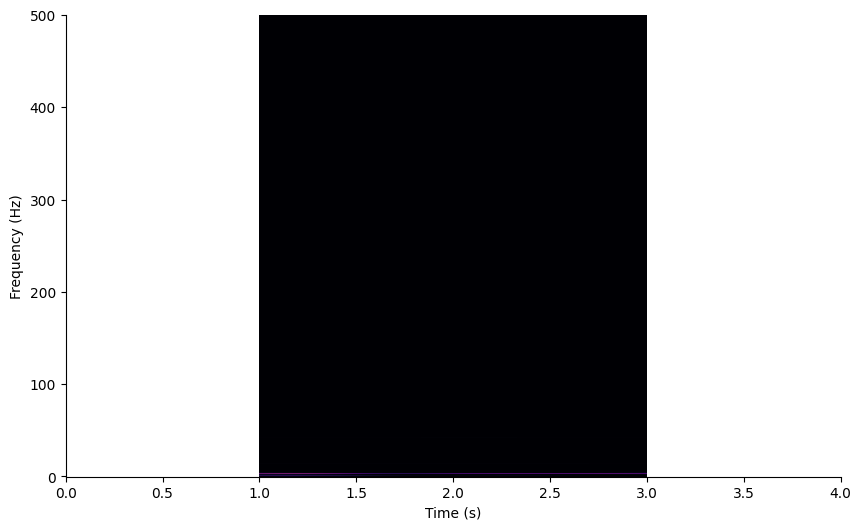

Source code (Python):
'''

Title: field_view.py
Function: View a stream code data file. 

Author: Jean Rintoul
Date: 18.03.2022

'''
import numpy as np
import matplotlib.pyplot as plt
from scipy.fft import fft,fftshift
from scipy.signal import find_peaks
from scipy.stats import pearsonr
from scipy import signal
import pandas as pd
from scipy.signal import iirfilter,sosfiltfilt
from scipy.stats import pearsonr
from scipy.signal import kaiserord
from scipy.signal import spectrogram
from scipy.signal import decimate
from scipy.signal import resample
import scipy.signal
# t4/f7,10,11 is pretty good. 
# try file 11 for demodulation. 
file_number    = 2
gain           = 100

savepath       = 'D:\\ae_mouse\\e119_frequency_switching_prooftest\\t1\\'
Fs              = 5e6
duration        = 4.0   
timestep        = 1.0/Fs
N               = int(Fs*duration)
marker_channel  = 7 
i_channel       = 5
v_channel       = 6   
m_channel       = 0     
rf_channel      = 4

def find_nearest(array, value):
    idx = min(range(len(array)), key=lambda i: abs(array[i]-value))
    return idx

filename    = savepath + 't'+str(file_number)+'_stream.npy'
data = np.load(filename)
a,b = data.shape
t = np.linspace(0, duration, N, endpoint=False)
# convert it to microvolts by taking the gain into account. 
fsignal = 1e6*data[m_channel]/gain
rfsignal = 10*data[rf_channel] 
fsignal = fsignal - np.mean(fsignal)

start_pause     = int(0.0 * N)
end_pause       = int( N)
fft_data        = fft(fsignal[start_pause:end_pause])
fft_data        = np.abs(2.0/(end_pause-start_pause) * (fft_data))[1:(end_pause-start_pause)//2]
xf              = np.fft.fftfreq( (end_pause-start_pause), d=timestep)[:(end_pause-start_pause)//2]
frequencies     = xf[1:(end_pause-start_pause)//2]

# 
# fig = plt.figure(figsize=(10,6))
# ax = fig.add_subplot(111)
# plt.plot(frequencies,fft_data,'k')
# ax.set_xlim([0,1e6])
# plt.show()
# 
# 

# Downsample the signal to 200 Hz. 
new_Fs                        = 1000
downsampling_factor           = int(Fs/new_Fs)
high = new_Fs 
low_filter = iirfilter(17, [high], rs=60, btype='lowpass',
                       analog=False, ftype='cheby2', fs=Fs,
                       output='sos')


fsignal = sosfiltfilt(low_filter, fsignal)
nsignal = fsignal[::downsampling_factor]
t       = t[::downsampling_factor]
# 
# low  = 10
# high = 200
# gamma_filter = iirfilter(17, [low,high], rs=60, btype='bandpass',
#                        analog=False, ftype='cheby2', fs=new_Fs,
#                        output='sos')
# gamma_signal = sosfiltfilt(gamma_filter, nsignal)
# gamma_signal = gamma_signal - np.mean(np.abs(gamma_signal))
# 
# Now do a PSD of the gamma signal. 
Oz = nsignal
fs = new_Fs
print ('total available to nperseg:',len(Oz))  # 120000
nperseg = len(Oz)-1
nperseg = 2000
noverlap = nperseg-1
f350, t350, Sxx = signal.spectrogram(Oz, fs, nperseg=nperseg , noverlap=noverlap,window=signal.get_window('hann',nperseg),mode='psd',scaling='density')
vvmin = 0 
vvmax = np.max(Sxx)


fig = plt.figure(figsize=(10,6))
ax = fig.add_subplot(111)
im = plt.pcolormesh(t350, f350, Sxx, shading='auto',cmap = 'inferno',vmin=vvmin,vmax=vvmax)
# plt.ylim([0,200])
plt.xlim([0,duration])
plt.ylabel('Frequency (Hz)')
plt.xlabel('Time (s)')
ax.spines['right'].set_visible(False)
ax.spines['top'].set_visible(False)
# fig.colorbar(im).set_label('Intensity (dB)')
plot_filename = 'spectrogram.png'
plt.savefig(plot_filename, bbox_inches='tight')
plt.show()


